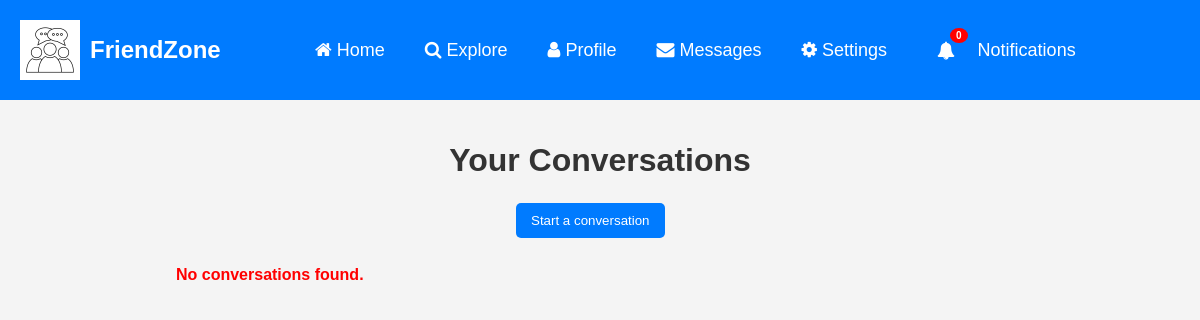
The app's page /social/inbox/ (signed in), older data.
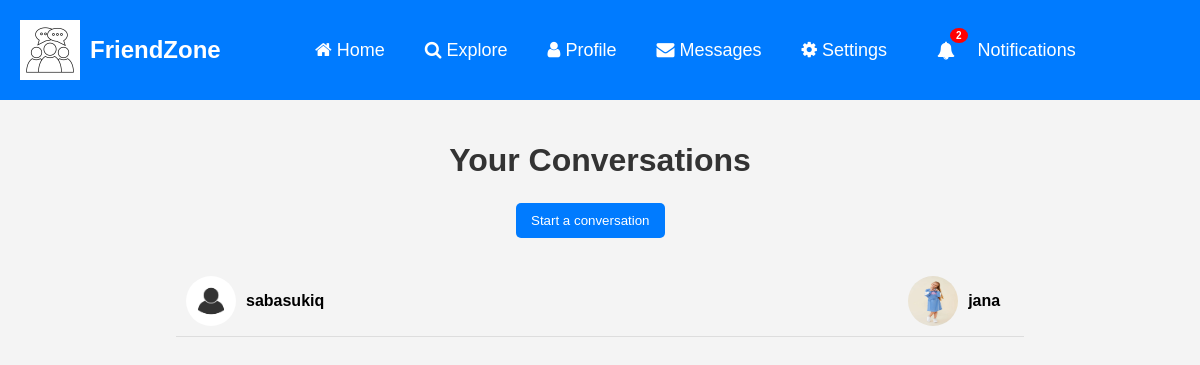
The same page, newer data.
### social/models.py (models this page shows)
class ThreadModel(models.Model):
    user = models.ForeignKey(User, on_delete=models.CASCADE, related_name='+')
    receiver = models.ForeignKey(User, on_delete=models.CASCADE, related_name='+')

class UserProfile(models.Model):
    user = models.OneToOneField(User, primary_key=True, verbose_name='user', related_name='profile', on_delete=models.CASCADE)
    phone_number = models.TextField(max_length=30, blank=True, null=True)
    private = models.BooleanField(default=False)
    deactivated = models.BooleanField(default=False)
    who_can_send_message = models.IntegerField(default=1)
    name = models.CharField(max_length=30, blank=True, null=True)
    bio = models.TextField(max_length=500, blank=True, null=True)
    birth_date = models.DateField(null=True, blank=True)
    location = models.CharField(max_length=100, blank=True, null=True)
    picture = models.ImageField(upload_to="profile-pictures", default="profile-pictures/profile.jpg", blank=True)
    banner = models.ImageField(upload_to="banners", default="banners/banner.webp", blank=True)
    followers = models.ManyToManyField(User, blank=True, related_name="followers")
    following = models.ManyToManyField(User, blank=True, related_name="following")

### social/views.py (the view)
# urls.py: path('inbox/', ListThreads.as_view(), name='inbox'),
class ListThreads(View):
    def get(self, request, *args, **kwargs):
        threads = ThreadModel.objects.filter(Q(user=request.user) | Q(receiver=request.user))
        context = {
            'threads' : threads
        }
        return render(request, 'social/inbox.html', context)

### social/templatetags/custom_filters.py (called while the page is built)
@register.inclusion_tag('social/show-notifications.html', takes_context=True)
def show_notifications(context):
    request_user = context['request'].user
    notifications = Notification.objects.filter(to_user=request_user).exclude(user_has_seen=True).order_by('-date')
    return {'notifications' : notifications}

### social/templates/social/inbox.html (shortened to what this page needs)
{% extends 'social/base.html' %}
{% load crispy_forms_tags %}
{% block content %}
    <section id="inbox-container">
        <h2 class="followers-title">Your Conversations</h2>
        <form action="{% url 'create-thread' %}" method="GET">
            <button type="submit" class="conversation-btn"> Start a conversation </button>
        </form>
        <br>
        <div class="conversation-list">
            {% for thread in threads %}
                <a href="{% url 'thread' thread.pk %}">
                    <div class="conversation">
                            <img src="{{ thread.user.profile.picture.url }}" alt="User" class="profile-pic">
                            <div class="conversation-details">
                                <span class="user-name">{{ thread.user }}</span>
                            </div>
                            <img src="{{ thread.receiver.profile.picture.url }}" alt="User" class="other-profile-pic">
                            <div class="conversation-details">
                                <span class="user-name">{{ thread.receiver }}</span>
                            </div>
                    </div>
                </a>
            {% empty %}
                <p class="red">No conversations found.</p>
            {% endfor %}
        </div>
    </section>
{% endblock content %}

Row changes from the older to the newer data that the page shows:
added ThreadModel: user.profile.picture (placeholder picture), user "sabasukiq", receiver.profile.picture (picture), receiver "jana"
Text that changed along with them:
{{ notifications.count }}: "0" → "2"
text no longer shown: "No conversations found."
